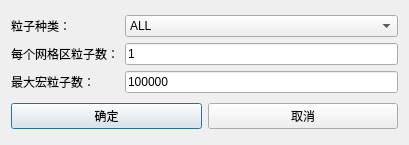
<?xml version="1.0" encoding="UTF-8"?>
<ui version="4.0">
 <class>Dialog</class>
 <widget class="QDialog" name="Dialog">
  <property name="geometry">
   <rect>
    <x>0</x>
    <y>0</y>
    <width>409</width>
    <height>145</height>
   </rect>
  </property>
  <property name="windowTitle">
   <string>宏粒子合并</string>
  </property>
  <layout class="QVBoxLayout" name="verticalLayout">
   <item>
    <layout class="QGridLayout" name="gridLayout">
     <item row="2" column="1">
      <widget class="QLineEdit" name="LineEdit_max">
       <property name="enabled">
        <bool>true</bool>
       </property>
       <property name="text">
        <string>100000</string>
       </property>
      </widget>
     </item>
     <item row="2" column="0">
      <widget class="QLabel" name="label_2">
       <property name="text">
        <string>最大宏粒子数：</string>
       </property>
      </widget>
     </item>
     <item row="1" column="0">
      <widget class="QLabel" name="label">
       <property name="text">
        <string>每个网格区粒子数：</string>
       </property>
      </widget>
     </item>
     <item row="1" column="1">
      <widget class="QLineEdit" name="LineEdit_every">
       <property name="enabled">
        <bool>true</bool>
       </property>
       <property name="text">
        <string>1</string>
       </property>
      </widget>
     </item>
     <item row="0" column="0">
      <widget class="QLabel" name="label_3">
       <property name="text">
        <string>粒子种类：</string>
       </property>
      </widget>
     </item>
     <item row="0" column="1">
      <widget class="QComboBox" name="typeComboBox">
       <property name="enabled">
        <bool>true</bool>
       </property>
       <item>
        <property name="text">
         <string>ALL</string>
        </property>
       </item>
       <item>
        <property name="text">
         <string>ELECTRON</string>
        </property>
       </item>
       <item>
        <property name="text">
         <string>PROTON</string>
        </property>
       </item>
      </widget>
     </item>
    </layout>
   </item>
   <item>
    <layout class="QHBoxLayout" name="horizontalLayout">
     <item>
      <widget class="QPushButton" name="pb_ok">
       <property name="enabled">
        <bool>true</bool>
       </property>
       <property name="text">
        <string>确定</string>
       </property>
      </widget>
     </item>
     <item>
      <widget class="QPushButton" name="pb_cancel">
       <property name="enabled">
        <bool>true</bool>
       </property>
       <property name="text">
        <string>取消</string>
       </property>
      </widget>
     </item>
    </layout>
   </item>
  </layout>
 </widget>
 <tabstops>
  <tabstop>pb_ok</tabstop>
  <tabstop>pb_cancel</tabstop>
  <tabstop>typeComboBox</tabstop>
  <tabstop>LineEdit_every</tabstop>
  <tabstop>LineEdit_max</tabstop>
 </tabstops>
 <resources/>
 <connections/>
</ui>
